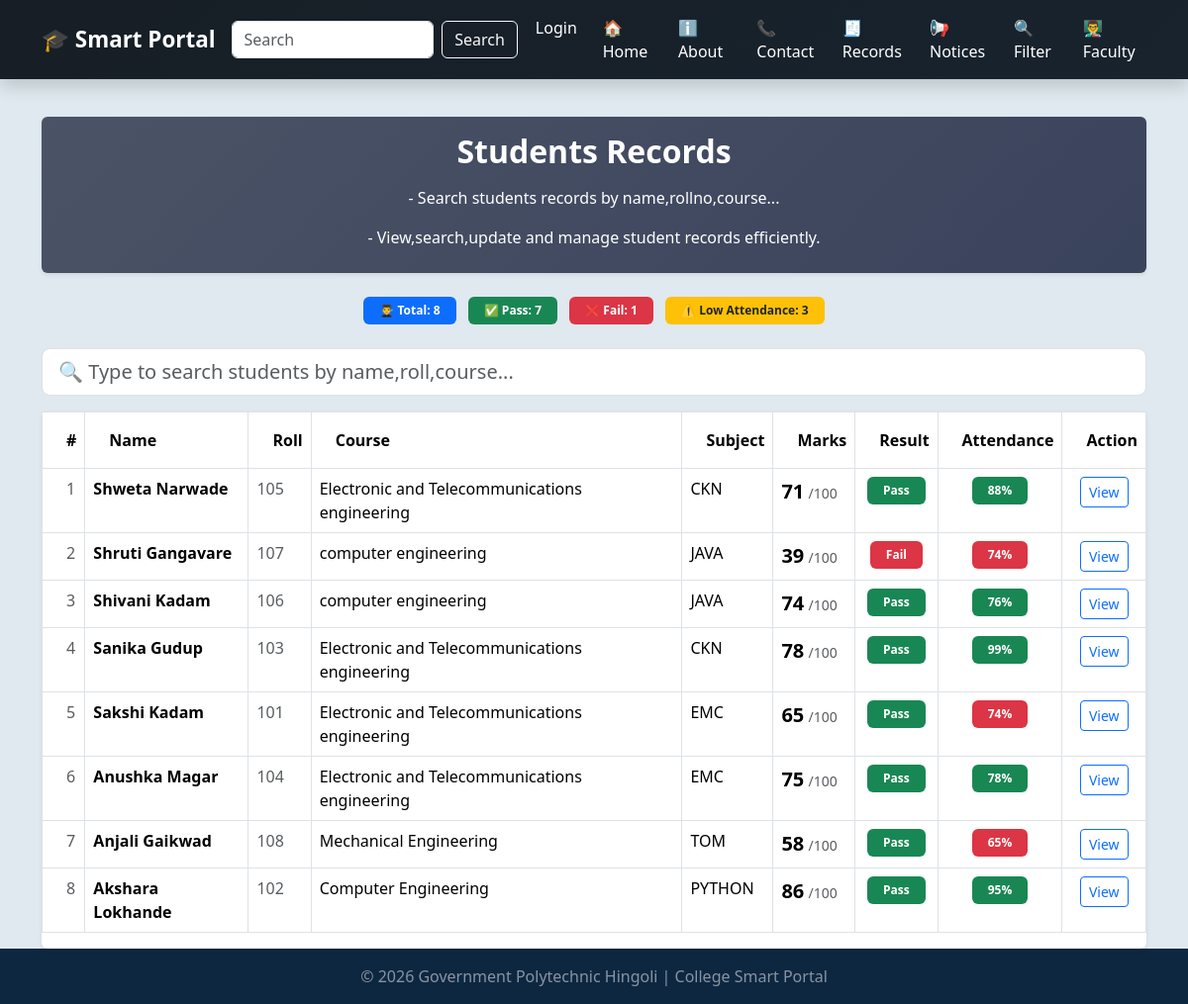
Before: /records with the older database file.
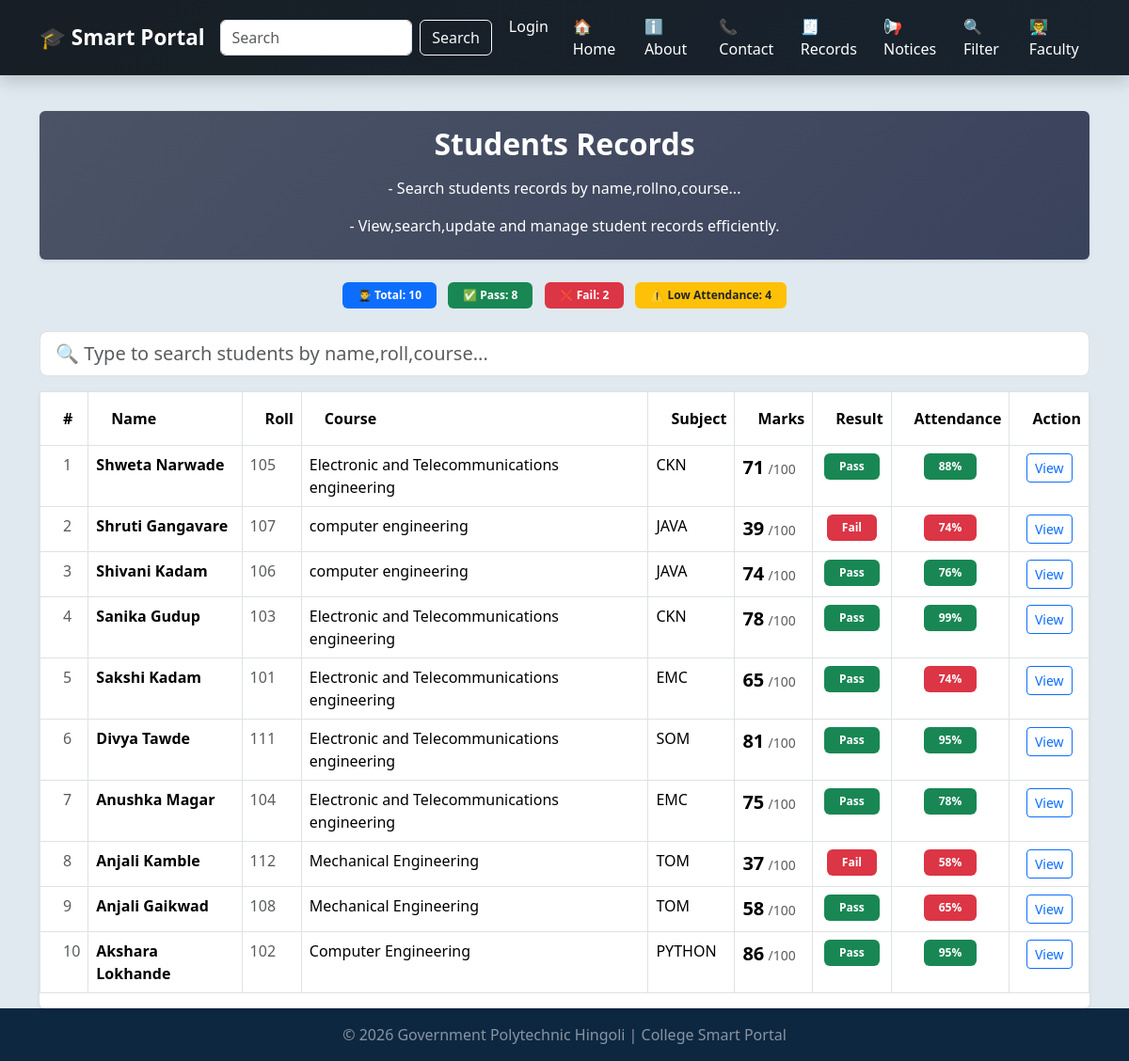
After: the same page with the newer database file.
### tables this page shows
CREATE TABLE students(
                id INTEGER PRIMARY KEY AUTOINCREMENT,
                 name TEXT NOT NULL,
                 roll INTEGER NOT NULL,
                 course TEXT NOT NULL,
                 subject TEXT NOT NULL,
                 marks INTEGER NOT NULL,
                 attendance INTEGER DEFAULT 0
                 );

### app2.py (the view)
@app.route("/records")
def records():
    conn=get_db()
    students=conn.execute('SELECT * FROM students ORDER BY NAME DESC').fetchall()
    conn.close()
    return render_template("records.html",students=students)

### database.py (called while the page is built)
def get_db():
   conn=sqlite3.connect(DB_PATH)
   conn.row_factory= sqlite3.Row
   return conn

### templates/records.html (shortened to what this page needs)
{% extends "base.html" %}
{% block content %}
<div class="card mb-4 shadow-sm p-3"style="background:linear-gradient(135deg, #4b5366, #3a435c);">
<h2 class="fw-bold mb-3 text-white text-center">Students Records</h2>
<p class="text-white text-center">- Search students records by name,rollno,course...
</p><p class="text-white text-center mb-2">- View,search,update and manage student records efficiently.
</p>
</div>
    {% set pass_students = students|selectattr('marks','ge',40)|list %}
    {% set fail_students = students|selectattr('marks','lt',40)|list %}
    {% set low_attendance = students|selectattr('attendance','lt',75)|list %}
<div class="row mb-4">
    <div class="col text-center">
        <span class="badge bg-primary px-3 py-2 me-2">
            👨‍🎓 Total: {{ students|length }}
        </span>
        <span class="badge bg-success px-3 py-2 me-2">
            ✅ Pass: {{ pass_students|length }}
        </span>
        <span class="badge bg-danger px-3 py-2 me-2">
            ❌ Fail: {{ fail_students|length }}
        </span>
        <span class="badge bg-warning text-dark px-3 py-2">
            ⚠️ Low Attendance: {{ low_attendance|length }}
        </span>
    </div>
</div>
<div class="mb-3">
    <input type="text"
           id="searchInput"
           class="form-control form-control-lg"
           placeholder="🔍 Type to search students by name,roll,course...">
</div>
<div class="card shadow-sm">
    <div class="card-body p-0">
        {% if students|length == 0 %}
        <div class="text-center p-5">
            <h5 class="text-muted">No student records found.</h5>
            <a href="{{ url_for('add_student') }}" class="btn btn-primary mt-2">Add Student</a>
        </div>
        {% else %}
        <div class="table-responsive">
                <table class="table table-bordered table-hover">
                <thead style="background-color: #0b1f39; color:white;">
                    <tr>
                        <th class="py-3 ps-4">#</th>
                        <th class="py-3 ps-4">Name</th>
                        <th class="py-3 ps-4">Roll</th>
                        <th class="py-3 ps-4">Course</th>
                        <th class="py-3 ps-4">Subject</th>
                        <th class="py-3 ps-4">Marks</th>
                        <th class="py-3 ps-4">Result</th>
                        <th class="py-3 ps-4 text-center">Attendance</th>
                        <th class="py-3 ps-4 text-center">Action</th>
                    </tr>
                </thead>
                <tbody id="tableBody">
                    {% for student in students %}
                    <tr data-name="{{ student.name | lower}}"
                    data-roll="{{ student.roll | lower}}"
                    data-course="{{ student.course | lower}}">
                        <td class="ps-4 text-muted">{{ loop.index }}</td>
                        <td>
                            <div class="d-flex align-items-center">
                                <span class="fw-bold">{{ student.name }}</span>
                            </div>
                        </td>
                        <td class="text-muted">{{ student.roll }}</td>
                        <td>{{ student.course }}</td>
                        <td>{{ student.subject }}</td>
                        <td>
                            <span class="fw-bold fs-5">{{ student.marks }}</span>
                            <span class="text-muted small">/100</span>
                        </td>
                        <td class="text-center">
                            {% if student.marks >= 40 %}
                                <span class="badge bg-success px-3 py-2">Pass</span>
                            {% else %}
                                <span class="badge bg-danger px-3 py-2">Fail</span>
                            {% endif %}
                        </td>
                        <td class="text-center">
                            {% if student.attendance >= 75 %}
                                <span class="badge bg-success px-3 py-2">
                                    {{ student.attendance }}%
                                </span>
                            {% else %}
                                <span class="badge bg-danger px-3 py-2">
                                    {{ student.attendance }}%
                                </span>
                            {% endif %}
                        </td>
                        <td class="text-center">
                            <a href="{{ url_for('student_detail', id=student.id) }}" class="btn btn-sm btn-outline-primary">View</a>
                        </td>
                    </tr>
                    {% endfor %}
                </tbody>
            </table>
        </div>
        {% endif %}
    </div>
</div>
{% endblock %}

### templates/base.html (shortened to what this page needs)
<!DOCTYPE html>
<html lang="en">
<head>
  <link href="https://cdn.jsdelivr.net/npm/bootstrap@5.3.3/dist/css/bootstrap.min.css" rel="stylesheet">
</head>
<body>
  <nav class="navbar navbar-expand-lg navbar-dark fixed-top shadow">
  <div class="container">
    <a class="navbar-brand fw-bold" href="/">🎓 Smart Portal</a>
    <div class="collapse navbar-collapse" id="navbarNav">
      <form class="d-flex ms-auto me-0 my-2 my-lg-0"
            action="{{ url_for('search_student') }}"
            method="GET">
        <input class="form-control me-2" type="text" name="q" placeholder="Search">
        <button class="btn btn-outline-light" type="submit">Search</button>
      </form>
      <ul class="navbar-nav ms-auto">
        {% if session.username %}
        <li class="nav-item">
          <span class="nav-link">{{ session.username }}</span>
        </li>
        <li class="nav-item">
          <a class="nav-link" href="{{ url_for('logout') }}">Logout</a>
        </li>
        {% else %}
        <li class="nav-item">
          <a class="nav-link" href="{{ url_for('login') }}">Login</a>
        </li>
        {% endif %}
        <li class="nav-item"><a class="nav-link" href="/">🏠Home</a></li>
        <li class="nav-item"><a class="nav-link" href="/about">ℹ️ About</a></li>
        <li class="nav-item"><a class="nav-link" href="/contact">📞Contact</a></li>
        <li class="nav-item"><a class="nav-link" href="/records">🧾Records</a></li>
        <li class="nav-item"><a class="nav-link" href="/notices">📢Notices</a></li>
        <li class="nav-item"><a class="nav-link" href="/filter">🔍Filter</a></li>
        <li class="nav-item"><a class="nav-link" href="/faculty">👨‍🏫Faculty</a></li>
      </ul>
    </div>
  </div>
</nav>
  <main class="container">
    {% block content %}
    {% endblock %}
  </main>
  <footer class="footer text-center py-3 mt-auto">
    <p class="mb-0">© 2026 Government Polytechnic Hingoli | College Smart Portal </p>
  </footer>
</body>
</html>

### templates/base.html (style rules this page uses)
body { padding-top: 70px; background: #dee9eff7; min-height: 100vh; display: flex; flex-direction: column; }
main { flex: 1; }
.navbar { background: linear-gradient(135deg,#171e25,#18232e); }
.navbar-brand { font-weight: bold;font-size:1.4em; }
.nav-link { color:white !important;margin-left: 10px;transition: 0.3s; }
.footer { background: #0e2741; color: rgba(255, 255, 255, 0.504); }
.card { border:none; transition: 0.3s; }

Changed rows visible on the page:
added students: name "Divya Tawde", roll "111", course "Electronic and Telecommunications engineering", subject "SOM", marks "81", shows "Pass", attendance "95"
added students: name "Anjali Kamble", roll "112", course "Mechanical Engineering", subject "TOM", marks "37", shows "Fail", attendance "58"
Other visible differences:
{{ students|length }}: "8" → "10"
{{ pass_students|length }}: "7" → "8"
{{ fail_students|length }}: "1" → "2"
{{ low_attendance|length }}: "3" → "4"
